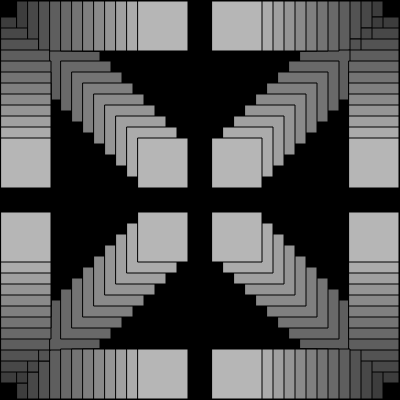
Frame 1 (no input)
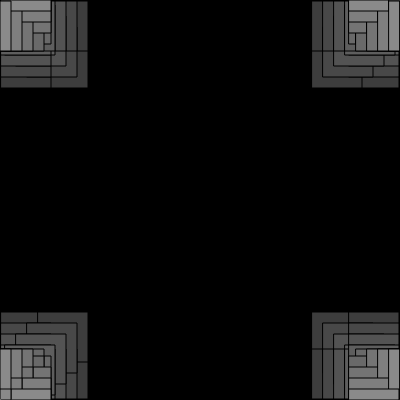
Frame 60 (no input)
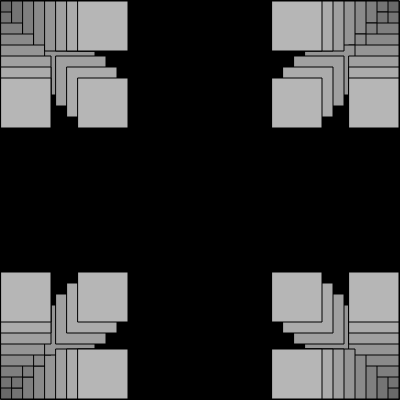
Frame 120 (the mouse pressed at the canvas centre since frame 60)

The p5.js sketch that drew these frames (run headless with seeded random() and noise() and a simulated clock; from frame 60 on, the mouse is pressed at the canvas centre):

// p5.js sketch
// ── sketch.js
var movement = 0;
var trail = 0;
function setup() {
  createCanvas(400, 400);
}
function draw() {
  background(0);
  movement = movement +5
  ;
  if (movement > 400) {
    movement = -250;
  }

  trail = 0;

  trail = trail + 11;
  drawTrail();
  trail = trail + 11;
  drawTrail();
  trail = trail + 11;
  drawTrail();
  trail = trail + 11;
  drawTrail();
  trail = trail + 11;
  drawTrail();
  trail = trail + 11;
  drawTrail();
  trail = trail + 11;
  drawTrail();
  trail = trail + 11;
  drawTrail();
  trail = trail + 11;
  drawTrail();
  trail = trail + 11;
  drawTrail();
  trail = trail + 11;
  drawTrail();
  trail = trail + 11;
  drawTrail();
}

function drawTrail() {
  fill(trail + 50);
  rect(1, 1 + movement + trail, 50);
  rect(1 + movement + trail, 1 + movement + trail, 50);
  rect(349 - movement - trail, 349 - movement - trail, 50);
  rect(349, 349 - movement - trail, 50);
  rect(349 - movement - trail, 349, 50);
  rect(1 + movement + trail, 349, 50);
  rect(1, 349 - movement - trail, 50);
  rect(1 + movement + trail, 349 - movement - trail, 50);
  rect(349 - movement - trail, 1, 50);
  rect(349, 1 + movement + trail, 50);
  rect(349 - movement - trail, 1 + movement + trail, 50);
  rect(1 + movement + trail, 1, 50);
}
